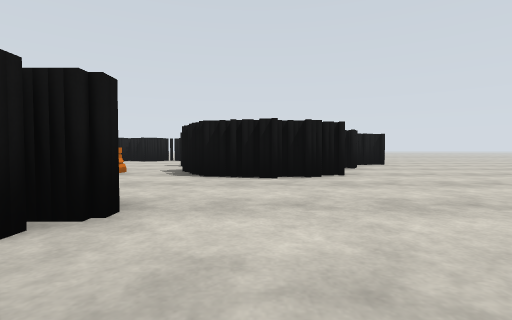
View 1 (above)

22 first-person views from a walk through a robot-simulator world made for Gazebo. The camera is 0.94 m above the floor, tilts 2° down and sees 85° across. The floor is counted in squares, 2 m on a side. Each view is taken from the middle of a square. On the plan, view 1 faces up. The plan holds only what a view shows up to about 9 squares ahead; the rest is blank. The place goes on beyond the plan.

View 2
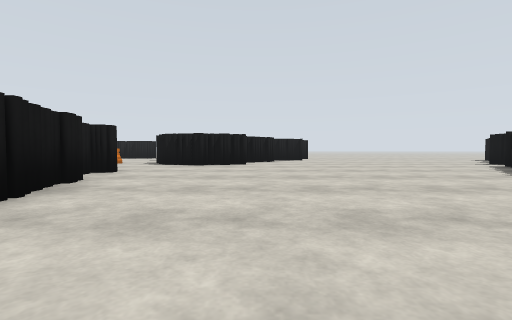

View 3
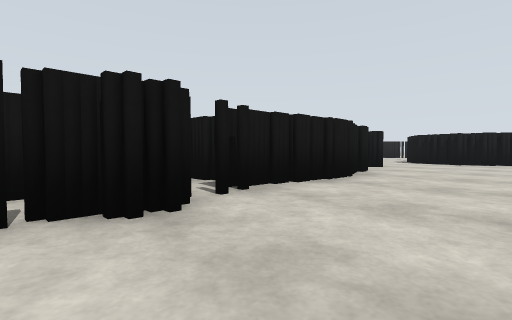

View 4
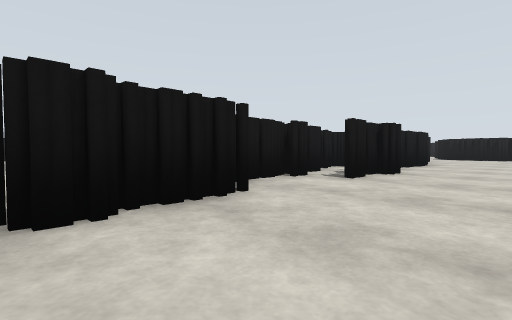

View 5
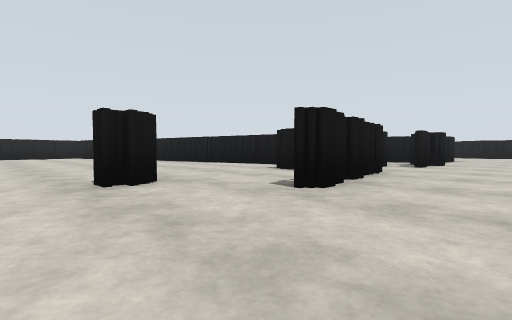

View 6
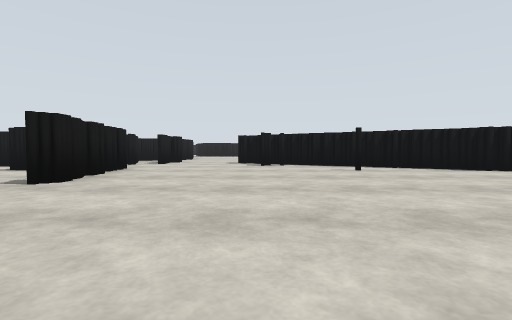

View 7
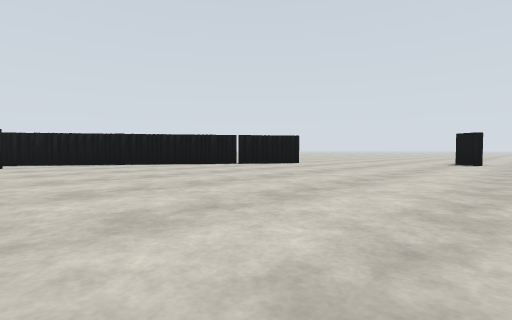

View 8
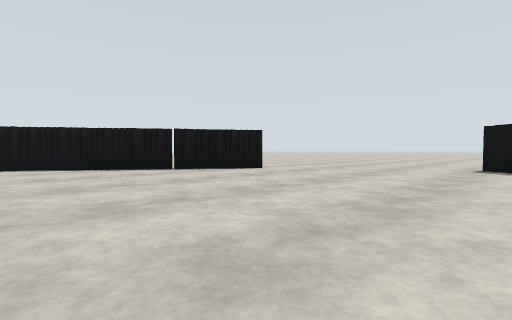

View 9
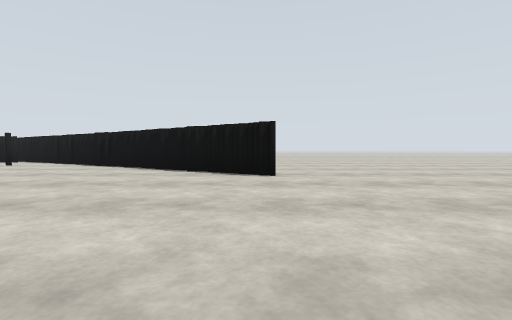

View 10
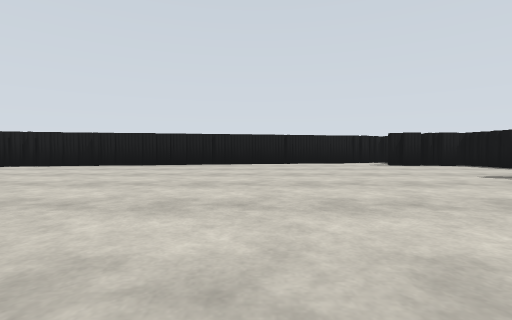

View 11
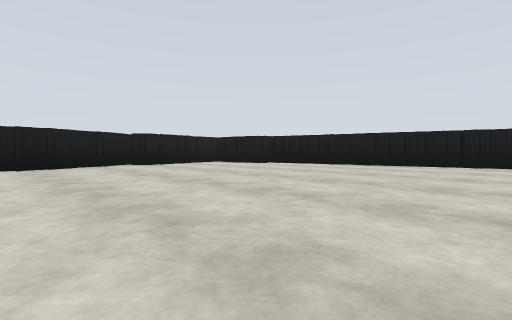

View 12
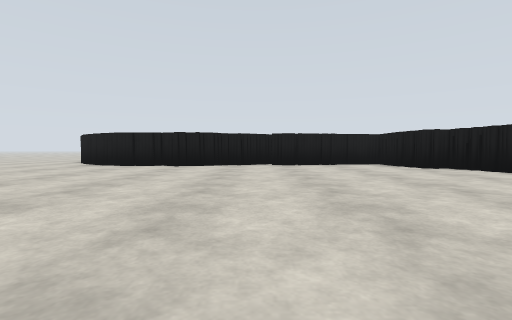

View 13
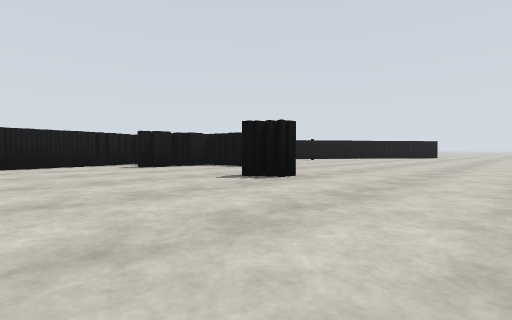

View 14
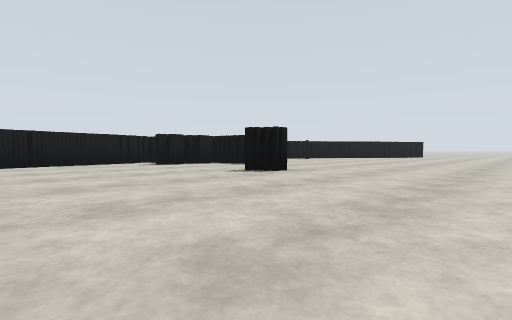

View 15
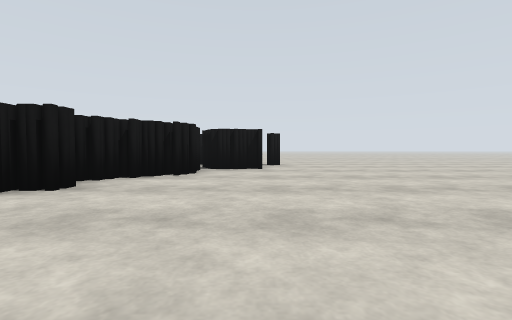

View 16
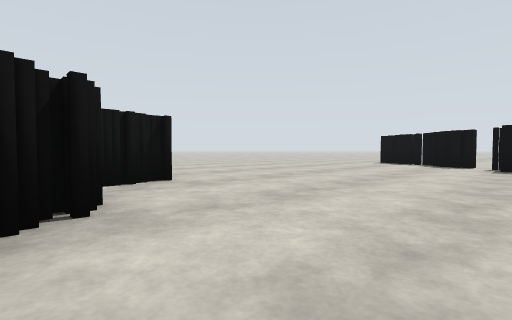

View 17
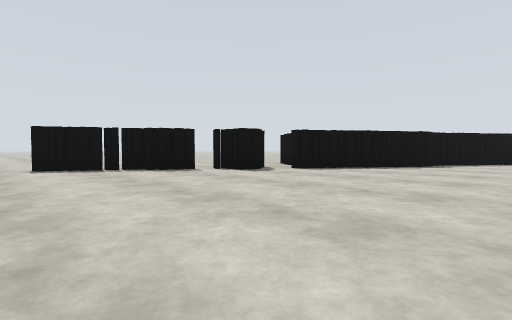

View 18
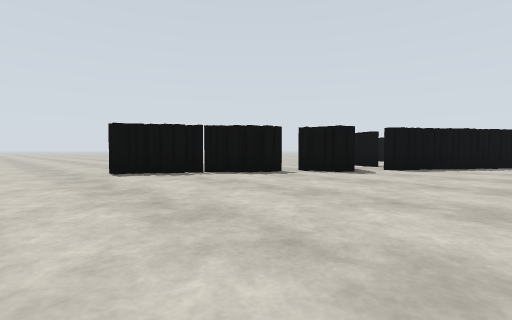

View 19
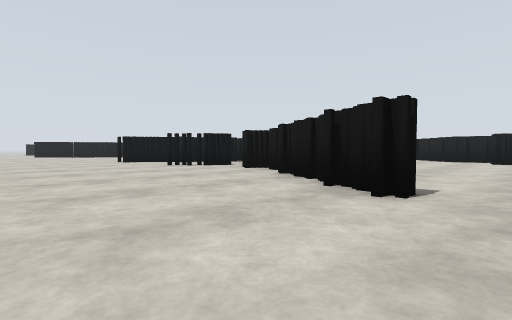

View 20
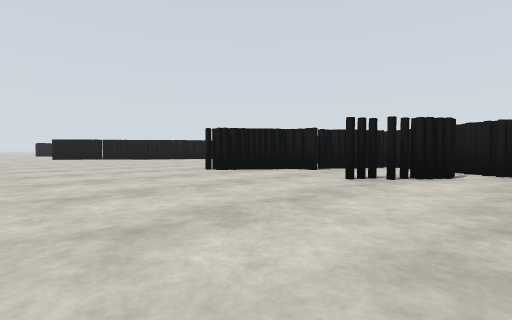

View 21
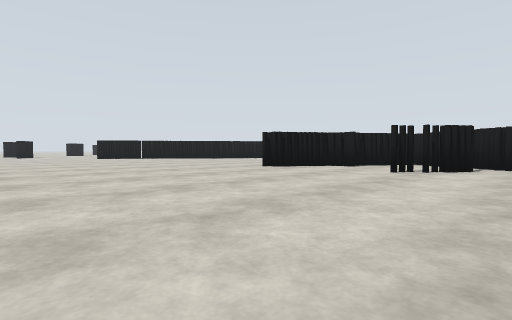

View 22
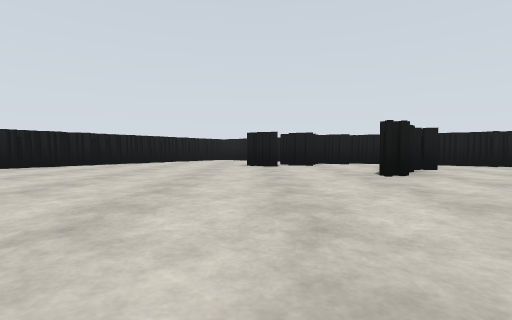

### Floor plan
Key: @ floor where view 1 was taken; # wall or solid block; x gap in a wall; . floor; O other object.
Columns run from 16 left of view 1 to 18 right of it. Each row starts with its distance up from view 1.
 11                     #............
 10                     ...............
  9             ..#   ###....... #.....
  8             ...   #.........##....
  7              ..  ##........##....
  6              O.###.........#.....
  5              ..###........##.....
  4               ...........#.........
  3                .........##x#.......
  2               #.........#..#.......
  1                ........###.........
  0                #@......#.###.......
 -1                #......##...##......
 -2                #..... ###..........
 -3               ##....    #..........
 -4               ###..     #..........
 -5               ###..     ...........
 -6               ###..     ..........
 -7             ####...#### ..........
 -8        ######.#.......##..........
 -9   ######......###....#.###... .....
-10 ###............##........##   .....
-11 #...............#.........##  .....
-12 ................#..........###.....
-13 #..................................
-14 #.................................
-15 #..................................
-16 #..................................
-17 #..................................
-18 #..................  ...........x.
-19 #.....               ..........

Where each view was taken, in squares from view 1:
view 1: 0 up, 0 right, facing up
view 2: 4 down, 2 right, facing up
view 3: 6 down, 2 right, facing up-left
view 4: 11 down, 2 right, facing up-left
view 5: 15 down, 2 right, facing up-left
view 6: 16 down, 3 right, facing up
view 7: 19 down, 5 right, facing up-right
view 8: 18 down, 8 right, facing up-right
view 9: 18 down, 13 right, facing up
view 10: 18 down, 7 left, facing up
view 11: 18 down, 7 left, facing up-left
view 12: 15 down, 7 left, facing left
view 13: 17 down, 6 left, facing up-right
view 14: 18 down, 7 left, facing up-right
view 15: 2 up, 4 right, facing up
view 16: 5 up, 2 right, facing up-right
view 17: 10 up, 5 right, facing down-right
view 18: 11 up, 7 right, facing down-right
view 19: 10 up, 16 right, facing down-left
view 20: 4 up, 16 right, facing down-left
view 21: 4 up, 18 right, facing down-left
view 22: 4 down, 17 right, facing left
